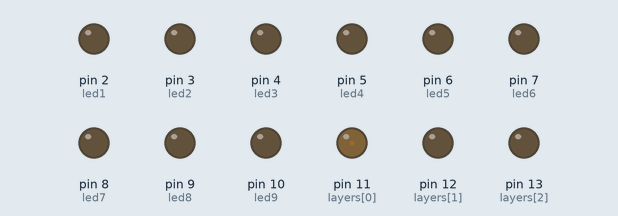
A sketch run on a simulated Arduino Uno, built with avr-gcc and run on an emulated ATmega328P. Shown: output pins drawn as LEDs (lit = HIGH). Random numbers use the default seed unless the sketch sets one.

Above: at 2.0 s.
At 5.26 s:
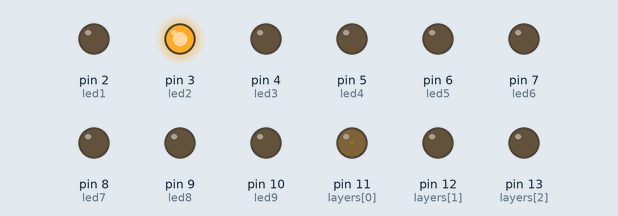
At 8.55 s:
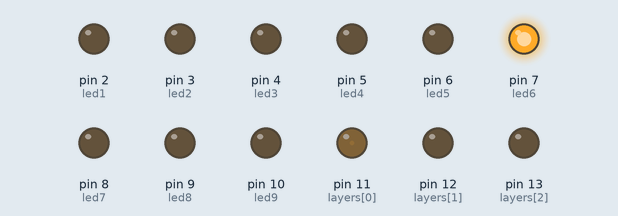
At 22.24 s:
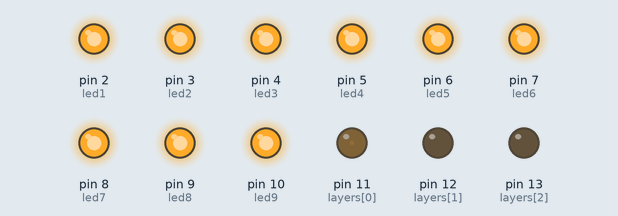
At 31.2 s:
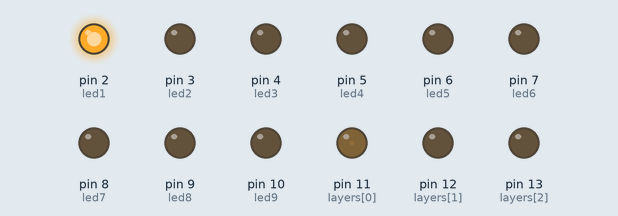
At 39.94 s:
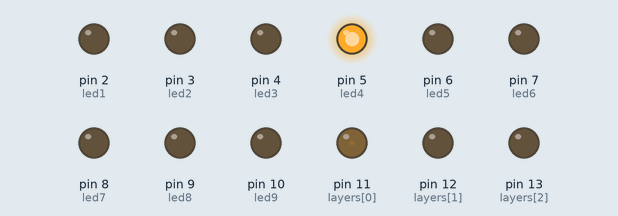
Timing chart, 0 to 40.0 s (numbered marks = the images above):
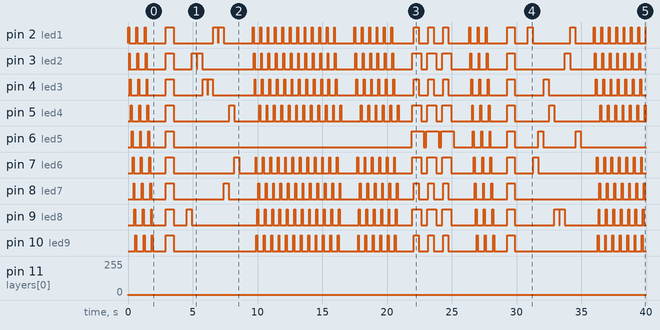

Measured:
- by itself, pin 11 (layers[0]): 0/255 → 1/255 at 0.01 s

The sketch:

Cubo-led.ino
```cpp
int led1 = 2;
int led2 = 3;
int led3 = 4;
int led4 = 5;
int led5 = 6;
int led6 = 7;
int led7 = 8;
int led8 = 9;
int led9 = 10;
byte sequencia[] = {0,1,2,3,4,5,6,7,8,9,10}; //vetor com ordem dos leds
byte circulo[] = {2,3,4,7,10,9,8,5,6}; //vetor com ordem dos leds
byte layers[] = {11,12,13}; //vetor com ordem das camadas

void setup() //funçao que executa toda vez
{

}

void loop() //fica executanto os codigos em loop
{


//for(variavel e valor; condicao de parada; incrementador e decrementador)
//{} se tiver chaves executa passo a passo, caso contrario carrega tudo e executa no final da condicao


// ----->>>>> EFEITO 1 <<<<<-----

  //SEQUENCIA LEDS (1,2,3,4,5,6,7,8,9)
  for(int layer = 0; layer <= 2; layer++) //variavel e valor; condicao de parada; incrementador
  {
    delay(10);
    analogWrite(layers[layer], OUTPUT);
    for(int pino = 2; pino <= 10; pino++)
    {
      analogWrite(sequencia[pino], 255);
      delay(70);

      for(int pino = 2; pino <= 10; pino++)
      {
        analogWrite(sequencia[pino], 0);
      }
    }
    pinMode(layers[layer], false);
  }
  delay(1000);  //tempo de espera (ms) */


// ----->>>>> EFEITO 2 <<<<<-----

  //CAMADAS DESCE E SOBE
  for(int layer = 0; layer <= 2; layer++)
  {
    pinMode(layers[layer], OUTPUT);
    for(int leds = 2; leds <= 10; leds++)
      analogWrite(sequencia[leds], 255);
    delay(100);
    pinMode(layers[layer], false);
  }
  for(int layer = 2; layer >= 0; layer--)
  {
    pinMode(layers[layer], OUTPUT);
    for(int leds = 2; leds <= 10; leds++)
      analogWrite(sequencia[leds], 255);
    delay(100);
    pinMode(layers[layer], false);
  }
  for(int layer = 0; layer <= 2; layer++)
    pinMode(layers[layer], false);
  for(int leds = 2; leds <= 10; leds++)
    analogWrite(sequencia[leds], 0);
  delay(1000);  //tempo de espera (ms) */


// ----->>>>> EFEITO 3 <<<<<-----

  //CHUVA ALEATORIA
  for(int vezes = 0; vezes < 10; vezes++)
  {
    int ledRandom = random(2, 10);
    for(int layer = 0; layer <= 2; layer++)
      {
        pinMode(layers[layer], OUTPUT);
        analogWrite(sequencia[ledRandom], 255);
        delay(130);
        analogWrite(sequencia[ledRandom], 0);
        pinMode(layers[layer], false);
      }
  delay(20);
  }
  delay(1000);  //tempo de espera (ms) */


// ----->>>>> EFEITO 4 <<<<<-----

  //CIRULO COMPLETO DESCENDO
  for(int layer = 0; layer <= 2; layer++)
  {
    delay(10);
    pinMode(layers[layer], OUTPUT);
    for(int pino = 0; pino <= 7; pino++)
    {
      analogWrite(circulo[pino], 255);
      delay(70);

      for(int pino = 0; pino <= 7; pino++)
      {
        analogWrite(circulo[pino], 0);
      }
    }
  }
  //CIRULO POR CAMADA DESCENDO
  for(int layer = 0; layer <= 2; layer++)
  {
    delay(10);  //tempo de espera (ms)
    pinMode(layers[layer], OUTPUT);
    for(int pino = 0; pino <= 7; pino++)
    {
      analogWrite(circulo[pino], 255);
      delay(70);  //tempo de espera (ms)

      for(int pino = 0; pino <= 7; pino++)
      {
        analogWrite(circulo[pino], 0);
      }
    }
    pinMode(layers[layer], false);
  }
  //CIRCULO COMPLETO SUBINDO
  for(int layer = 2; layer >= 0; layer--)
  {
    delay(10);
    pinMode(layers[layer], 250);
    for(int pino = 0; pino <= 7; pino++)
    {
      analogWrite(circulo[pino], 255);
      delay(70);

      for(int pino = 0; pino <= 7; pino++)
      {
        analogWrite(circulo[pino], 0);
      }
    }
  }
  //CIRCULO POR CAMADA SUBINDO
  for(int layer = 2; layer >= 0; layer--)
  {
    delay(10);
    pinMode(layers[layer], OUTPUT);
    for(int pino = 0; pino <= 7; pino++)
    {
      analogWrite(circulo[pino], 255);
      delay(70);

      for(int pino = 0; pino <= 7; pino++)
      {
        analogWrite(circulo[pino], 0);
      }
    }
    pinMode(layers[layer], false);
  }
  delay(1000);  //tempo de espera (ms)*/


// ----->>>>> EFEITO 5 <<<<<-----

  //CIRULO POR CAMADA DESCENDO
  for(int layer = 0; layer <= 2; layer++)
  {
    delay(10);
    pinMode(layers[layer], OUTPUT);
    for(int pino = 0; pino <= 7; pino++)
    {
      analogWrite(circulo[pino], 255);
      delay(70);

      for(int pino = 0; pino <= 7; pino++)
      {
        analogWrite(circulo[pino], 0);
      }
    }
    pinMode(layers[layer], false);
  }
   //CIRCULO POR CAMADA SUBINDO
  for(int layer = 2; layer >= 0; layer--)
  {
    delay(10);
    pinMode(layers[layer], OUTPUT);
    for(int pino = 0; pino <= 7; pino++)
    {
      analogWrite(circulo[pino], 255);
      delay(70);

      for(int pino = 0; pino <= 7; pino++)
      {
        analogWrite(circulo[pino], 0);
      }
    }
    pinMode(layers[layer], false);
  }
  delay(1000);  //tempo de espera (ms)*/


 // ----->>>>> EFEITO 6 <<<<<-----

  //EXPLOSAO
  for(int vezes = 0; vezes < 3; vezes++)
  {
    pinMode(layers[1], OUTPUT);
    analogWrite(led5, 255);
    delay(50);
    for(int layer = 0; layer <= 2; layer++)
    {
      pinMode(layers[layer], OUTPUT);
    }
    analogWrite(led2, 255);
    analogWrite(led4, 255);
    analogWrite(led6, 255);
    analogWrite(led8, 255);
    delay(100);
    for(int leds = 2; leds <= 10; leds++)
      analogWrite(sequencia[leds], 255);
    delay(400);
    analogWrite(led1, 0);
    analogWrite(led3, 0);
    analogWrite(led7, 0);
    analogWrite(led9, 0);
    delay(200);
    pinMode(layers[0], false);
    pinMode(layers[2], false);
    analogWrite(led2, 0);
    analogWrite(led4, 0);
    analogWrite(led6, 0);
    analogWrite(led8, 0);
    delay(200);
    analogWrite(led5, 0);
    delay(200);
    pinMode(layers[1], false);
  }

  delay(1000);  //tempo de espera (ms)*/
}
```
